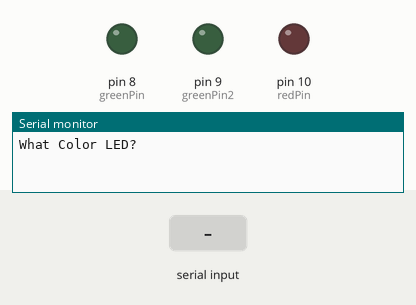
This sketch was run on a simulated Arduino Uno, built with avr-gcc and run on an emulated ATmega328P. Shown: output pins drawn as LEDs (lit = HIGH), the last lines printed to the serial monitor. The test bench sets the inputs (shaded band).

Above: at 1.2 s.
1.3 s: "red" received over Serial
At 2.8 s:
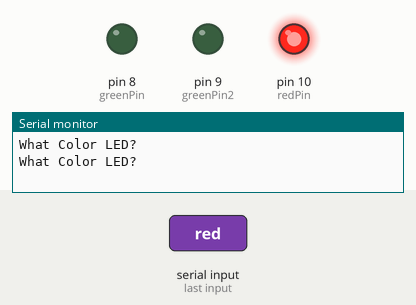
3.8 s: "green1" received over Serial
At 5.9 s:
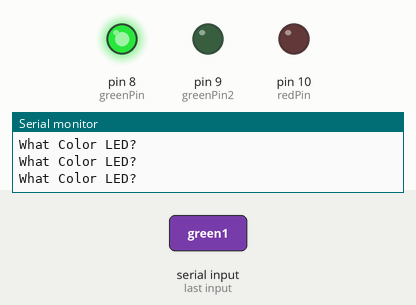
6.3 s: "green2" received over Serial
At 7.8 s:
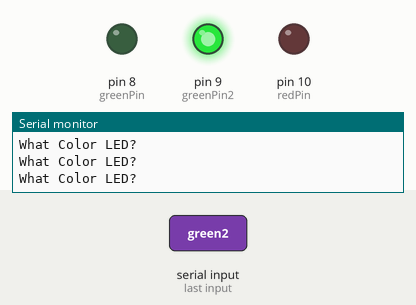
Timing chart, 0 to 9.3 s (numbered marks = the images above; inputs shaded):
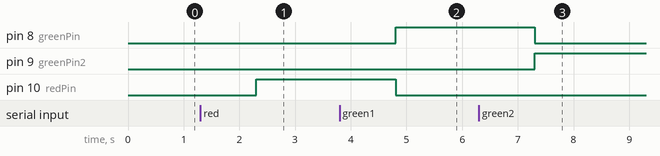

Measured:
- after the input at 1.3 s, pin 10 (redPin): LOW → HIGH after 1.0 s
- after the input at 3.8 s, pin 8 (greenPin): LOW → HIGH after 1.0 s; pin 10 (redPin): HIGH → LOW after 1.0 s
- after the input at 6.3 s, pin 8 (greenPin): HIGH → LOW after 1.0 s; pin 9 (greenPin2): LOW → HIGH after 1.0 s

The sketch:

AskLed.ino
```cpp
String myColor;
int greenPin = 8;
int greenPin2 = 9;
int redPin = 10;
String msg = "What Color LED? ";


void setup() {
  // put your setup code here, to run once:
Serial.begin(9600);
pinMode(greenPin, OUTPUT);
pinMode(greenPin2, OUTPUT);
pinMode(redPin, OUTPUT);
}

void loop() {
  // put your main code here, to run repeatedly:
Serial.println(msg);
while(Serial.available()==0){

}
myColor = Serial.readString();
if(myColor == "red")
{
  digitalWrite(redPin, HIGH);
  digitalWrite(greenPin, LOW);
  digitalWrite(greenPin2, LOW);
}
if(myColor == "green1"){
  digitalWrite(redPin, LOW);
  digitalWrite(greenPin,HIGH);
  digitalWrite(greenPin2, LOW);
}
if(myColor == "green2"){
    digitalWrite(redPin, LOW);
  digitalWrite(greenPin, LOW);
  digitalWrite(greenPin2, HIGH);
}
}
```
